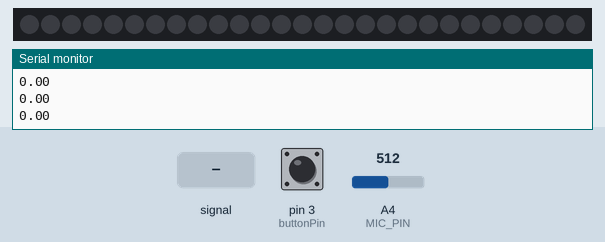
A program run on a simulated Arduino Uno, built with avr-gcc and run on an emulated ATmega328P. Shown: 27 RGB LEDs in strip order, left to right, the last lines printed to the serial monitor. The inputs (shaded band) are chosen by the test bench; at power-on: pin 3 (buttonPin) HIGH, A4 (MIC_PIN) = 512.

Above: at 3.2 s.
3.3 s: A4 (MIC_PIN) fed a 2 Hz sine of ±306 counts around its level
At 3.67 s:
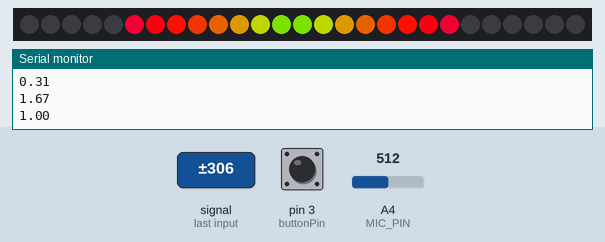
At 4.85 s:
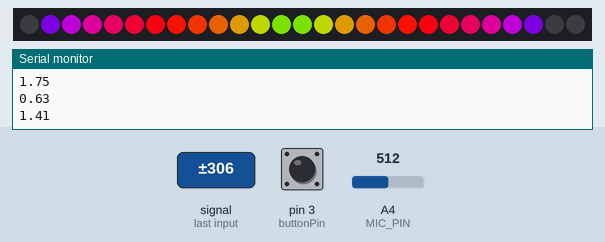
5.1 s: pin 3 (buttonPin) pulled LOW for 0.15 s
At 5.68 s:
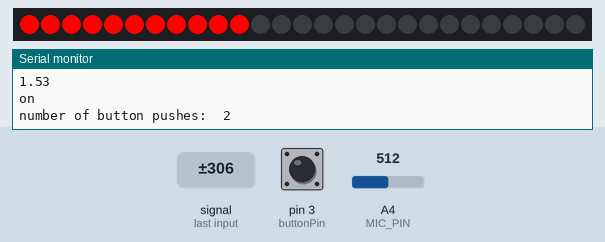
Timing chart, 0 to 8.1 s (numbered marks = the images above; inputs shaded):
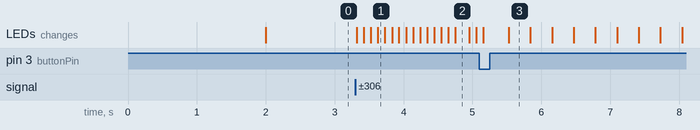

The program:

main.cpp
```cpp
#include <Arduino.h>
/****************************************
Example Sound Level Sketch for the
Adafruit Microphone Amplifier
****************************************/
#include <Adafruit_NeoPixel.h>
#include <FastLED.h>
#define PIN 6
#define N_PIXELS  27
#define BRIGHTNESS 255   // 0-255, higher number is brighter.
#define LED_TYPE WS2812B
#define MIC_PIN   A4  // Microphone is attached to this analog pin
#define TOP       (N_PIXELS + 2) // Allow dot to go slightly off scale
#define N_PIXELS_HALF (N_PIXELS/2)
#define COLOR_ORDER GRB  // Try mixing up the letters (RGB, GBR, BRG, etc) for a whole new world of color combinations
#define LEFT 1
#define RIGHT 0

CRGB leds[N_PIXELS];

float
  greenOffset = 30,
  blueOffset = 150;

Adafruit_NeoPixel strip = Adafruit_NeoPixel(N_PIXELS, PIN, NEO_GRB + NEO_KHZ800);


// Vu meter 4
const uint32_t Red = strip.Color(255, 0, 0);
const uint32_t Yellow = strip.Color(255, 255, 0);
const uint32_t Green = strip.Color(0, 255, 0);
const uint32_t Blue = strip.Color(0, 0, 255);
const uint32_t White = strip.Color(255, 255, 255);
const uint32_t Dark = strip.Color(0, 0, 0);
uint32_t colors[] = {Red, Yellow, Green, Blue, White};

// constants used here to set pin numbers:
const int buttonPin = 3;     // the number of the pushbutton pin

// Variables will change:

int buttonPushCounter = 0;   // counter for the number of button presses
int buttonState = 0;         // current state of the button
int lastButtonState = 0;

// Input a value 0 to 255 to get a color value.
// The colours are a transition r - g - b - back to r.
uint32_t Wheel(byte WheelPos) {
  if(WheelPos < 85) {
   return strip.Color(WheelPos * 3, 255 - WheelPos * 3, 0);
  } else if(WheelPos < 170) {
   WheelPos -= 85;
   return strip.Color(255 - WheelPos * 3, 0, WheelPos * 3);
  } else {
   WheelPos -= 170;
   return strip.Color(0, WheelPos * 3, 255 - WheelPos * 3);
  }
}

// Fill the dots one after the other with a color
void colorWipe(uint32_t c, uint8_t wait, uint8_t dir) {
  for(uint16_t i=0; i<strip.numPixels(); i++) {
      auto index = i;
      if (dir == LEFT) index = strip.numPixels() - i - 1;
      strip.setPixelColor(index, c);
      strip.show();
      delay(wait);
  }
}

void rainbow(uint8_t wait) {
  uint16_t i, j;

  for(j=0; j<256; j++) {
    for(i=0; i<strip.numPixels(); i++) {
      strip.setPixelColor(i, Wheel((i+j) & 255));
    }
    strip.show();
    delay(wait);
  }
}

// Slightly different, this makes the rainbow equally distributed throughout
void rainbowCycle(uint8_t wait) {
  uint16_t i, j;

  for(j=0; j<256*5; j++) { // 5 cycles of all colors on wheel
    for(i=0; i< strip.numPixels(); i++) {
      strip.setPixelColor(i, Wheel(((i * 256 / strip.numPixels()) + j) & 255));
    }
    strip.show();
    delay(wait);
  }
}

void vu(int height) {
   // Color pixels based on rainbow gradient
   for(auto i=0; i<N_PIXELS_HALF; i++) {
    if(i >= height) {
      strip.setPixelColor(N_PIXELS_HALF-i-1,   0,   0, 0);
      strip.setPixelColor(N_PIXELS_HALF+i,   0,   0, 0);
    }
    else {
      uint32_t color = Wheel(map(i,0,N_PIXELS_HALF-1,(int)greenOffset, (int)blueOffset));
      strip.setPixelColor(N_PIXELS_HALF-i-1,color);
      strip.setPixelColor(N_PIXELS_HALF+i,color);
    }
   }
   strip.show();
}

void swipe() {
  for (auto i = 0; i < sizeof(colors)/sizeof(*colors); i++) {
    colorWipe(colors[i], 25, RIGHT);
  }
  for (auto i = 0; i < sizeof(colors)/sizeof(*colors); i++) {
    colorWipe(colors[i], 25, LEFT);
  }
}

const int sampleWindow = 100; // Sample window width in mS (50 mS = 20Hz)
unsigned int sample;

void setup()
{
   Serial.begin(115200);
   delay( 2000 ); // power-up safety delay
   pinMode(buttonPin, INPUT);
   //initialize the buttonPin as output
   digitalWrite(buttonPin, HIGH);
   FastLED.addLeds<WS2812B, PIN, COLOR_ORDER>(leds, N_PIXELS).setCorrection( TypicalLEDStrip );
   FastLED.setBrightness(BRIGHTNESS);
   LEDS.addLeds<LED_TYPE, PIN, COLOR_ORDER>(leds, N_PIXELS);
   strip.begin();
   strip.show(); // Initialize all pixels to 'off'
}


void loop()
{
   unsigned long startMillis= millis();  // Start of sample window
   unsigned int peakToPeak = 0;   // peak-to-peak level

   unsigned int signalMax = 0;
   unsigned int signalMin = 1024;

   // collect data for 50 mS
   while (millis() - startMillis < sampleWindow)
   {
      sample = analogRead(A4);
      if (sample < 1024)  // toss out spurious readings
      {
         if (sample > signalMax)
         {
            signalMax = sample;  // save just the max levels
         }
         else if (sample < signalMin)
         {
            signalMin = sample;  // save just the min levels
         }
      }
   }
   peakToPeak = signalMax - signalMin;  // max - min = peak-peak amplitude
   double volts = (peakToPeak * 5.0) / 1024;  // convert to volts

   Serial.println(volts);

   auto max = 3;
   auto min = 0;
   auto height = (int) ( N_PIXELS / (max - min) * volts);

  // read the pushbutton input pin:
  buttonState = digitalRead(buttonPin);
  // compare the buttonState to its previous state
  if (buttonState != lastButtonState) {
    // if the state has changed, increment the counter
    if (buttonState == HIGH) {
      // if the current state is HIGH then the button
      // wend from off to on:
      buttonPushCounter++;
      Serial.println("on");
      if(buttonPushCounter>=4) buttonPushCounter=1;
      Serial.print("number of button pushes:  ");
      Serial.println(buttonPushCounter);
      for(uint16_t i=0; i<strip.numPixels(); i++) strip.setPixelColor(i, Dark);
      strip.show(); // Initialize all pixels to 'off'
    }
    else {
      // if the current state is LOW then the button
      // wend from on to off:
      Serial.println("off");
    }
  }
  // save the current state as the last state,
  // for next time through the loop

  lastButtonState = buttonState;

  switch (buttonPushCounter) {
  case 1:
  {
    vu(height);
    break;
  }
  case 2:
  {
    swipe();
    break;
  }
  default:
  {
    rainbow(10);
  }
  }
}
```

Measured:
- after the input at 3.3 s, the LEDs: first change at once (image 1 shows a later state)
